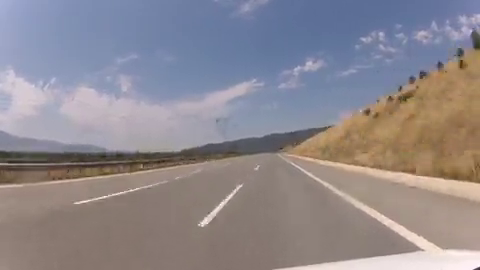
#> input picture frame 24 of test_video2.mp4, 480 x 270 px, given in place of bfmc_2.mp4, which was not available
$ python lane_detection.py
#> lines starting #> are read from the running program, lines starting #| are printed output that depends on the picture; after the words box and inside, x2 and y2 are one past the last pixel; in counts of white or black regions, pixels touching at a corner belong together; pictures that were not available may be replaced by others from this repository, and a replacement may not be noted
import math

import OAK_D_api as oak
import cv2
import numpy as np
import math
import time

class State:
    # possible states: 0 <- initial polygon, 1 <- one lane detected, 2 <- two lanes detected
    def __init__(self, height, width):
        self.prev_angle = 0
        self.straight_line = int(width / 2), int(height), int(width / 2), int(height / 2)
        self.prev_line = self.straight_line
        self.prev_state = 0
        self.n_frames = 0
        self.horizon_height = int(height * 0.4)
        self.initial_shape = np.array(
            # left_down1, left_down2, left_up, right_up, right_down1, right_down2 <- points for region of interest
            [[(int(0), int(height)),(int(0), int(height * 0.8)), (int(width * 0.20), int(self.horizon_height)),
              (int(width * 0.8), int(self.horizon_height)), (int(width), int(height * 0.8)), (int(width), int(height))]])
        self.last_shape = self.initial_shape
        self.danger = False  # occurs when we don't find any lane


class AngleCalculator:
    def __init__(self, height, width, resize=1.0, draw_lines=False, decay=0.0):
        # self.oak_d = oak_d._
        self.resize = resize
        self.draw_lines = draw_lines
        self.height = int(height * resize)
        self.width = int(width * resize)
        self.EPSYLON = 0.000001
        self.decay = decay
        self.state = State(self.height, self.width)
        self.sharp_angles = (-40, 40)

    def get_angle(self, image):
        if self.resize != 1.0:
            image = self._resize(image)
        canny_image = self._canny(image)
        cropped_image = self._region_of_interest(canny_image)
        lines = cv2.HoughLinesP(cropped_image, rho=1, theta=np.pi / 180, threshold=150, minLineLength=30,
                                maxLineGap=90)
        left_line, right_line = self._average_slope_intercept(image, lines)
        central_line, angle = self._angle_calculator(image, left_line, right_line)
        if self.draw_lines:
            image = self._drawing_lines(image, lines, left_line, right_line, central_line, angle)

        return image, angle

    # draws hough lines, also average left and right lines, central line, angle or whether we have found any lines
    def _drawing_lines(self, image, lines, left_line, right_line, central_line, angle):
            if lines is not None:
                for line in lines:
                    x1, y1, x2, y2 = line.reshape(4)
                    cv2.line(image, (x1, y1), (x2, y2), (0, 255, 0), 2)
            else:
                cv2.putText(image, 'No lines detected', (50, 100), cv2.FONT_HERSHEY_SIMPLEX, 1, (0, 0, 255), 2, cv2.LINE_AA)
            image = self._display_lines(image, left_line, right_line, central_line)
            cv2.putText(image, f'Angle: {angle}', (50, 50), cv2.FONT_HERSHEY_SIMPLEX, 1, (0, 0, 255), 2, cv2.LINE_AA)
            return image


    def _single_line_angle_calc(self, x1, x2, y2, isLeft=True):
        diff_x = abs(self.width / 2 - x1)
        if isLeft:
            x1_temp = int(x1 + diff_x)
            x2_temp = int(x2 + diff_x)
        else:
            x1_temp = int(x1 - diff_x)
            x2_temp = int(x2 - diff_x)

        dx = int(x2_temp - self.width / 2)
        dy = int(y2 - self.height)
        theta = math.atan2(dy, dx)
        angle = math.degrees(theta) + 90

        return angle, x1_temp, x2_temp

    def _angle_calculator(self, image, left_line, right_line):
        # if angle is 90 degrees than k is infinite, so we add EPSYLON to ensure that we aren't deviding by zero
        k_left = 0
        k_right = 0
        n_left = 0
        n_right = 0

        # if we haven't found any line but have searched whole ROI, just go straight
        if self.state.danger and left_line is None and right_line is None:
            self.state.prev_line = self.state.straight_line
            self.state.prev_angle = round(0.0, 2)
            return self.state.straight_line, self.state.prev_angle

        # if we haven't found any lines (maybe because of noise in image) but want to keep previous angle
        elif left_line is None and right_line is None:
            return self.state.prev_line, self.state.prev_angle
        x1, y1, x2, y2 = 0, 0, 0, 0
        ########################
        # ensuring safety via checking line availability: if we find
        # just one line, we will stick to that one
        ########################
        if (left_line is not None and right_line is None) or (right_line is not None and left_line is None):
            # only left line is found
            if left_line is not None:
                x1, y1, x2, y2 = left_line
                angle, x1_temp, x2_temp = self._single_line_angle_calc(x1, x2, y2, isLeft=True)
            else: # only right line is found
                x1, y1, x2, y2 = right_line
                angle, x1_temp, x2_temp = self._single_line_angle_calc(x1, x2, y2, isLeft=False)


            if angle < self.sharp_angles[0] or angle > self.sharp_angles[1]: # if angle is too big, we will stick to that line
                central_line = x1_temp, y1, x2_temp, y2
            else: # else we will go straight
                central_line = self.state.straight_line
                angle = 0.0
            self.state.prev_line = central_line
            curr_angle = round(angle, 2)

            # does smoothing for steering by not allowing for great fluctuation between frames
            adjusted_angle = round(self.state.prev_angle * self.decay + (1 - self.decay) * curr_angle, 2)
            self.state.prev_angle = adjusted_angle

            return central_line, adjusted_angle
        ########################
        # both lines are found
        ########################
        else:
            x1, y1, x2, y2 = left_line
            k_left = (y2 - y1) / (x2 - x1 + self.EPSYLON)
            n_left = y1 - (k_left * x1)

            x1, y1, x2, y2 = right_line
            k_right = (y2 - y1) / (x2 - x1 + self.EPSYLON)
            n_right = y1 - (k_right * x1)

            intersection_x = (n_right - n_left) / (k_left - k_right + self.EPSYLON)
            intersection_y = k_left * intersection_x + n_left
            central_line = int(self.width / 2), int(self.height), int(intersection_x), int(intersection_y)

            dx = int(intersection_x - self.width / 2)
            dy = int(intersection_y - self.height)
            theta = math.atan2(dy, dx)
            angle = math.degrees(theta) + 90

            self.state.prev_line = central_line
            curr_angle = round(angle, 2)

            # does smoothing for steering by not allowing for great fluctuation between frames
            adjusted_angle = round(self.state.prev_angle * self.decay + (1 - self.decay) * curr_angle, 2)
            self.state.prev_angle = adjusted_angle

            return central_line, adjusted_angle


    def _dynamic_ROI(self):
        if self.state.n_frames >= 15:  # should aproximately be about 1 sec (depends on fps)
            self.state.n_frames = 0
            self.state.prev_state = 0
            self.state.danger = False
            return self.state.initial_shape
        return self.state.last_shape

    # y = kx + n  [k = slope, n = intercept]
    def _average_slope_intercept(self, image, lines):
        left_lines = []
        right_lines = []
        if lines is not None:
            for line in lines:
                x1, y1, x2, y2 = line.reshape(4)
                # first degree polynomial
                res = np.polyfit((x1, x2), (y1, y2), 1)
                k = res[0]
                n = res[1]
                if k < 0:
                    left_lines.append((k, n))
                else:
                    right_lines.append((k, n))               # [slope1, intercept1]
        #   axis = 0 means we are doing average column wise -> [slope2, intercept2]
        left_line = None
        right_line = None
        if len(left_lines) != 0:
            average_left = np.average(left_lines, axis=0)
            left_line = self._make_coordinates(average_left)
        if len(right_lines) != 0:
            average_right = np.average(right_lines, axis=0)
            right_line = self._make_coordinates(average_right)

        edge_case = False
        # setting state and shape
        ##################### no lines detected
        if len(left_lines) == 0 and len(right_lines) == 0:  # no lines detected in this frame
            edge_case = True
            self.state.n_frames += 1
            if self.state.n_frames >= 5:  # if we haven't find them for more than 5 frames then we change state
                self.state.last_shape = self.state.initial_shape
                self.state.prev_state = 0
                self.state.danger = True
                self.state.n_frames = 0
        ##################### detected one line
        if (len(left_lines) == 0 and len(right_lines) != 0) or (len(left_lines) != 0 and len(right_lines) == 0):
            edge_case = True
            self.state.prev_state = 1
            self.state.danger = False
            self.state.n_frames += 1
            if len(left_lines) != 0:
                self.state.last_shape = self._new_shape(left_line)
            else:
                self.state.last_shape = self._new_shape(right_line)

        if not edge_case:  # means we found both lines
            self.state.n_frames = 0
            self.state.danger = False
            self.state.prev_state = 2
            self.state.last_shape = self._new_shape(left_line, right_line)

        return left_line, right_line

    def _region_of_interest(self, image):
        polygon = self._dynamic_ROI()
        mask = np.zeros_like(image)
        for pol in polygon: # if we have more polygons, we need to fill them separately, because they might overlap
            temp_mask = np.zeros_like(image)
            cv2.fillPoly(temp_mask, [pol], 255)
            mask = cv2.bitwise_or(mask, temp_mask)
            # cv2.fillPoly(mask, [pol], 255)
        cv2.imshow("mask", mask)
        mask = cv2.bitwise_and(mask, image)
        cv2.imshow("ROI", mask)
        return mask

    def _canny(self, image):
        gray_image = cv2.cvtColor(image, cv2.COLOR_RGB2GRAY)
        # blur = cv2.GaussianBlur(gray_image, (5, 5), 0) # cv2.Canny already does blurring in
        canny = cv2.Canny(gray_image, 100, 150)
        cv2.imshow("canny", canny)
        return canny


    # sometimes there are some points that are out of bounds, so we need to check that and constrain them
    def _fast_check(self, width, height, x1, y1, x2, y2):
        x1 = int(max(0, min(x1, width)))
        x2 = int(max(0, min(x2, width)))
        y1 = int(max(0, min(y1, height)))
        y2 = int(max(0, min(y2, height)))


        return x1, y1, x2, y2

    def _display_lines(self, image, left_line, right_line, central_line):
        line_image = np.zeros_like(image)
        roi_image = np.zeros_like(image)
        if left_line is not None:
            x1, y1, x2, y2 = left_line
            x1, y1, x2, y2 = self._fast_check(self.width, self.height, x1, y1, x2, y2)
            cv2.line(line_image, pt1=(x1, y1), pt2=(x2, y2), color=(0, 0, 255), thickness=10)
        if right_line is not None:
            x1, y1, x2, y2 = right_line
            x1, y1, x2, y2 = self._fast_check(self.width, self.height, x1, y1, x2, y2)
            cv2.line(line_image, pt1=(x1, y1), pt2=(x2, y2), color=(0, 0, 255), thickness=10)

        x1, y1, x2, y2 = central_line
        cv2.line(line_image, pt1=(x1, y1), pt2=(x2, y2), color=(255, 0, 100), thickness=10)

        for pol in self.state.last_shape:
            temp_mask = np.zeros_like(image)
            cv2.fillPoly(temp_mask, pts=[pol], color=(0, 255, 0))
            roi_image = cv2.bitwise_or(roi_image, temp_mask)
        line_image = cv2.addWeighted(line_image, 1, roi_image, 0.2, 1)

        combo_image = cv2.addWeighted(image, 0.8, line_image, 1, 1)
        return combo_image


    def _resize(self, image):
        dim = (self.width, self.height)
        output = cv2.resize(image, dim)
        return output


    def _new_shape(self, first_line, second_line=None):
        x1, y1, x2, y2 = first_line
        offset = int(self.width * 0.1)
        ld_x = max(0, x1 - offset)
        lu_x = max(0, x2 - offset)
        rd_x = min(self.width, x1 + offset)
        ru_x = min(self.width, x2 + offset)
        # if left down > right down, then we have to swap them
        if ld_x > rd_x:
            temp = ld_x
            ld_x = rd_x
            rd_x = temp
        if second_line is None:
            return np.array(
                [[(ld_x, y1), (lu_x, y2), (ru_x, y2), (rd_x, y1)]]
            )
        else:
            xx1, yy1, xx2, yy2 = second_line
            ld_xx = max(0, xx1 - offset)
            lu_xx = max(0, xx2 - offset)
            rd_xx = min(self.width, xx1 + offset)
            ru_xx = min(self.width, xx2 + offset)
            # if left down > right down, then we have to swap them
            if ld_xx > rd_xx:
                temp = ld_xx
                ld_xx = rd_xx
                rd_xx = temp
            return np.array(
                [[(ld_x, y1), (lu_x, y2), (ru_x, y2), (rd_x, y1)],
                 [(ld_xx, yy1), (lu_xx, yy2), (ru_xx, yy2), (rd_xx, yy1)]]
            )

    def _make_coordinates(self, param):
        k, n = param
        y1 = self.height  # starts at the bottom of the image
        y2 = int(self.state.horizon_height)  # finishes above y1

        # using formula y = kx + n
        x1 = int((y1 - n) / k)
        x2 = int((y2 - n) / k)
        return np.array([x1, y1, x2, y2])


# pipeline for interacting with OAK-D camera
def oak_d_pipeline():
    oak_d = oak.OAK_D()
    angle_calc = AngleCalculator(height=1080, width=1920, resize=0.4, decay=0.7, draw_lines=True)
    while True:
        frame = oak_d.get_color_frame(show_fps=True)
        computed_frame, angle = angle_calc.get_angle(frame)
        cv2.imshow("Vidra_car", computed_frame)
        if cv2.waitKey(1) == ord('q'):
            break
    cv2.destroyAllWindows()


# saving video as mp4
def save_video(frames, height, width, name):
    out = cv2.VideoWriter(name, cv2.VideoWriter_fourcc(*'mp4v'), 30, (width, height))
    for frame in frames:
        out.write(frame)
    out.release()
    print("Video saved")

# NOTE: decay is not visible on the image just by looking at central line,
# but can be observed by looking at the angle in the top left corner

if __name__ == '__main__':
    should_save = False
    frames = []

    # pipeline for reading from classic video
    cap = cv2.VideoCapture("bfmc_2.mp4")

    # Get height and width of frames
    height = int(cap.get(cv2.CAP_PROP_FRAME_HEIGHT))
    width = int(cap.get(cv2.CAP_PROP_FRAME_WIDTH))

    angle_calc = AngleCalculator(height=height, width=width, resize=1, decay=0.2, draw_lines=True)
    height, width = angle_calc.height, angle_calc.width

    while cap.isOpened():
        ret, frame = cap.read()
#> frame is the input picture: shape (270, 480, 3); mean B, G, R 142, 136.5, 142.3
        if not ret:
            break

        computed_frame, angle = angle_calc.get_angle(frame)
#> in _canny, `gray_image = cv2.cvtColor(image, cv2.COLOR_RGB2GRAY)`:
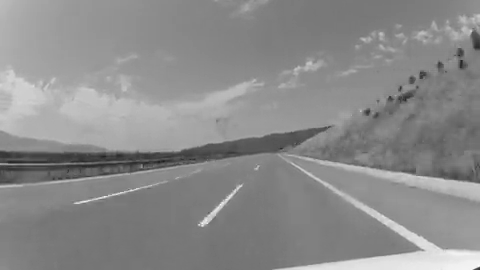
#> gray_image: shape (270, 480); min 29, max 254, mean 138.8
#> in _canny, `canny = cv2.Canny(gray_image, 100, 150)`:
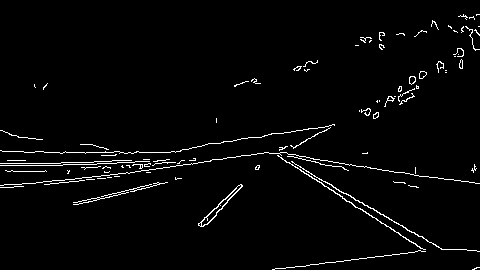
#> canny: shape (270, 480); 2.6% white in thin lines or dots
#> after the loop in _region_of_interest, `for pol in polygon:`:
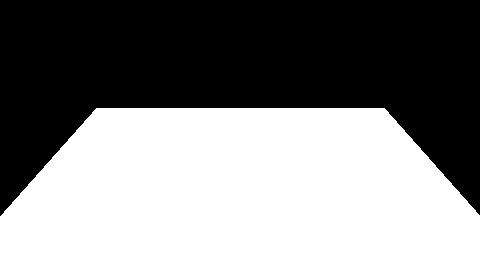
#> mask: shape (270, 480); 52% white; 1 black region, box (x1, y1, x2, y2) and area: (0, 0, 480, 216) 62202
#> in _region_of_interest, `mask = cv2.bitwise_and(mask, image)`:
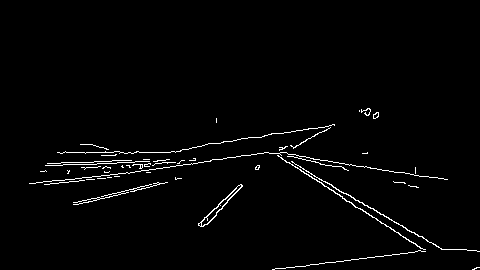
#> mask: shape (270, 480); 1.9% white in thin lines or dots, all inside (x1, y1, x2, y2) = (29, 108, 480, 270)
#> in get_angle, `lines = cv2.HoughLinesP(cropped_image, rho=1, theta=np.pi / 180, thres..`: lines = [[250, 137, 425, 251]]
#> the loop in _average_slope_intercept, `for line in lines:` made 1 pass
#> (x1, y1, x2, y2, k, n) on pass 1: (250, 137, 425, 251, 0.651, -25.86)
#> after the loop in _average_slope_intercept, `for line in lines:`: left_lines = []; right_lines = [(0.651, -25.86)]
#> in _average_slope_intercept, `average_right = np.average(right_lines, axis=0)`: average_right = [0.651, -25.86]
#> in _make_coordinates, `k, n = param`: k = 0.651; n = -25.86
#> in _make_coordinates, `x1 = int((y1 - n) / k)`: x1 = 454
#> in _make_coordinates, `x2 = int((y2 - n) / k)`: x2 = 205
#> in _average_slope_intercept, `right_line = self._make_coordinates(average_right)`: right_line = [454, 270, 205, 108]
#> in _new_shape, `x1, y1, x2, y2 = first_line`: x1 = 454; y1 = 270; x2 = 205; y2 = 108
#> in _new_shape, `ld_x = max(0, x1 - offset)`: ld_x = 406
#> in _new_shape, `lu_x = max(0, x2 - offset)`: lu_x = 157
#> in _new_shape, `rd_x = min(self.width, x1 + offset)`: rd_x = 480
#> in _new_shape, `ru_x = min(self.width, x2 + offset)`: ru_x = 253
#> in get_angle, `left_line, right_line = self._average_slope_intercept(image, lines)`: right_line = [454, 270, 205, 108]
#> in _angle_calculator, `x1, y1, x2, y2 = right_line`: x1 = 454; y1 = 270; x2 = 205; y2 = 108
#> in _single_line_angle_calc, `diff_x = abs(self.width / 2 - x1)`: diff_x = 214
#> in _single_line_angle_calc, `x1_temp = int(x1 - diff_x)`: x1_temp = 240
#> in _single_line_angle_calc, `x2_temp = int(x2 - diff_x)`: x2_temp = -9
#> in _single_line_angle_calc, `dx = int(x2_temp - self.width / 2)`: dx = -249
#> in _single_line_angle_calc, `dy = int(y2 - self.height)`: dy = -162
#> in _single_line_angle_calc, `theta = math.atan2(dy, dx)`: theta = -2.56
#> in _single_line_angle_calc, `angle = math.degrees(theta) + 90`: angle = -56.95
#> in _angle_calculator, `angle, x1_temp, x2_temp = self._single_line_angle_calc(x1, x2, y2, isL..`: x1_temp = 240; x2_temp = -9
#> in _angle_calculator, `central_line = x1_temp, y1, x2_temp, y2`: central_line = (240, 270, -9, 108)
#> in _angle_calculator, `curr_angle = round(angle, 2)`: curr_angle = -56.95
#> in _angle_calculator, `adjusted_angle = round(self.state.prev_angle * self.decay + (1 - self...`: adjusted_angle = -45.56
#> in get_angle, `central_line, angle = self._angle_calculator(image, left_line, right_l..`: central_line = (240, 270, -9, 108); angle = -45.56
#> the loop in _drawing_lines, `for line in lines:` made 1 pass
#> after the loop in _drawing_lines, `for line in lines:`:
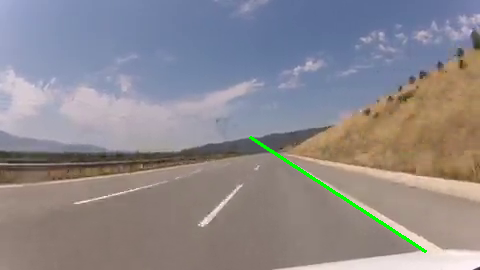
#> image: shape (270, 480, 3); 0.54% of pixels changed, all inside (x1, y1, x2, y2) = (249, 136, 427, 253)
#> in _display_lines, `x1, y1, x2, y2 = right_line`: x1 = 454; y1 = 270; x2 = 205; y2 = 108
#> in _fast_check, `x1 = int(max(0, min(x1, width)))`: x1 = 454
#> in _fast_check, `x2 = int(max(0, min(x2, width)))`: x2 = 205
#> in _fast_check, `y1 = int(max(0, min(y1, height)))`: y1 = 270
#> in _fast_check, `y2 = int(max(0, min(y2, height)))`: y2 = 108
#> in _display_lines, `x1, y1, x2, y2 = central_line`: x1 = 240; x2 = -9
#> in _display_lines, `cv2.line(line_image, pt1=(x1, y1), pt2=(x2, y2), color=(255, 0, 100), ..`:
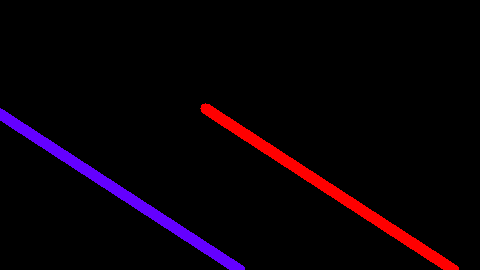
#> line_image: shape (270, 480, 3); mean of channels 0, 1, 2 6.1, 0, 8.9; drawn as B, G, R
#> in _drawing_lines, `cv2.putText(image, f'Angle: {angle}', (50, 50), cv2.FONT_HERSHEY_SIMPL..`:
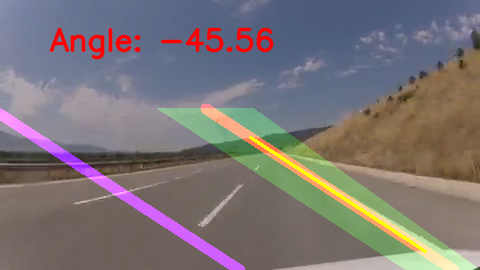
#> image: shape (270, 480, 3); mean B, G, R 116.9, 115.7, 123.3
#> angle = -45.56
        if should_save:
            frames.append(computed_frame)
        cv2.imshow("Vidra_car", computed_frame)
        # time.sleep(0.05)
        if cv2.waitKey(1) == ord('q'):
#> (key q is pressed here)
            break

    cap.release()
    cv2.destroyAllWindows()

    if should_save:
        print("Saving video...")
        save_video(frames=frames, height=height, width=width, name="output.mp4")

$ run again, starting later in the video
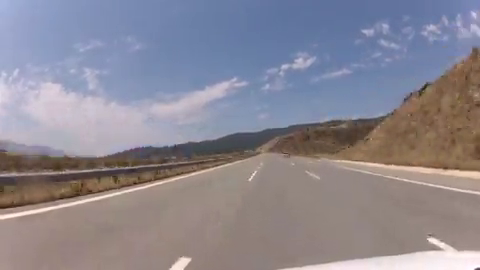
#> input picture frame 111 of test_video2.mp4, 480 x 270 px, given in place of bfmc_2.mp4, which was not available
#> frame is the input picture: shape (270, 480, 3); mean B, G, R 145.8, 135.6, 139.7
#> in _canny, `canny = cv2.Canny(gray_image, 100, 150)`:
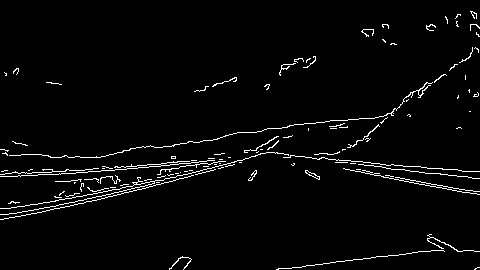
#> canny: shape (270, 480); 2.9% white in thin lines or dots
#> lines = None
#> in get_angle, `central_line, angle = self._angle_calculator(image, left_line, right_l..`: central_line = (240, 270, 240, 135); angle = 0
#> x1 = 240; y1 = 270; x2 = 240; y2 = 135
#> in _drawing_lines, `cv2.putText(image, f'Angle: {angle}', (50, 50), cv2.FONT_HERSHEY_SIMPL..`:
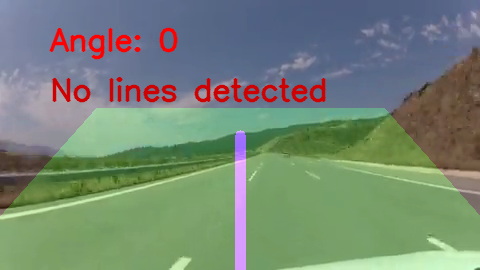
#> image: shape (270, 480, 3); mean B, G, R 116.9, 134, 117.6
#> `computed_frame, angle = angle_calc.get_angle(frame)`: angle = 0

$ run again, starting later in the video
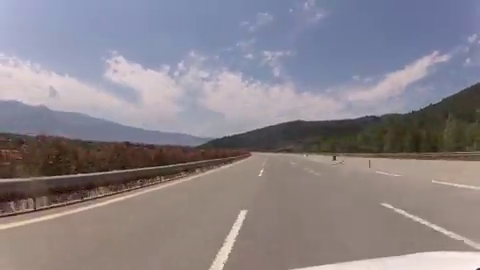
#> input picture frame 198 of test_video2.mp4, 480 x 270 px, given in place of bfmc_2.mp4, which was not available
#> frame is the input picture: shape (270, 480, 3); mean B, G, R 137.7, 131.6, 138.2
#> in _canny, `canny = cv2.Canny(gray_image, 100, 150)`:
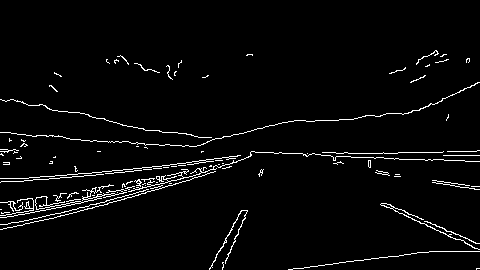
#> canny: shape (270, 480); 3.3% white in thin lines or dots, all inside (x1, y1, x2, y2) = (0, 50, 480, 270)
#> lines = None
#> in get_angle, `central_line, angle = self._angle_calculator(image, left_line, right_l..`: central_line = (240, 270, 240, 135); angle = 0
#> x1 = 240; y1 = 270; x2 = 240; y2 = 135
#> in _drawing_lines, `cv2.putText(image, f'Angle: {angle}', (50, 50), cv2.FONT_HERSHEY_SIMPL..`:
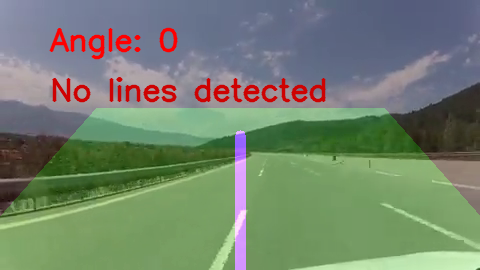
#> image: shape (270, 480, 3); mean B, G, R 110.2, 130.3, 115.7
#> `computed_frame, angle = angle_calc.get_angle(frame)`: angle = 0
